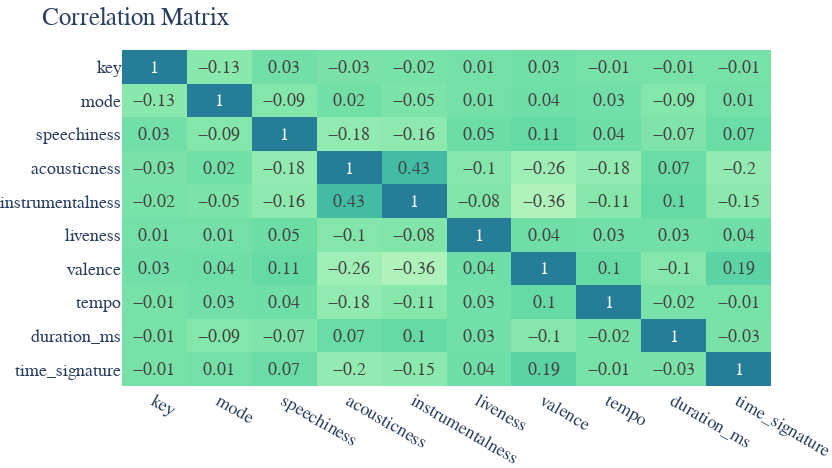

Notebook code cell kept with this figure:
### Code cell
# df = pd.read_csv("zscore_normalised_trackdata.csv")
# df1 = df.iloc[:,3:].drop('id', axis = 1)

# df = pd.read_csv("outlier_removal/automated_zscore_normalised_trackdata.csv")
df = pd.read_csv("outlier_removal/automated_collinearity_removed.csv")
df1 = df.iloc[:,3:]

print(df1)
features = df1.iloc[:,:-1]

corrvals = features.corr().round(2)
import seaborn as sn
fig=px.imshow(corrvals,text_auto=True, aspect="Auto",title="Correlation Matrix", width=832, height=468, template='plotly_white',
              color_continuous_scale="tealgrn", labels=dict(color="Correlation"))
fig.update_layout(font=dict(size=18, family="Comic Sans"), coloraxis_showscale=False, autosize=False, margin=dict(l=0, r=10, t=50, b=0))
fig.update(layout_showlegend=False)
fig.show()

# fig.write_html("Graphs/CorrelationMatrix_new_zscore.html")

fig.write_html("Graphs/CorrelationMatrix_new_zscore_removed.html")

### Figure 1 — Plotly figure (JSON) as saved in the notebook; plotly's stock layout.template omitted (floating-point values rounded to 4 significant figures)
{"data": [{"coloraxis": "coloraxis", "hovertemplate": "x: %{x}<br>y: %{y}<br>Correlation: %{z}<extra></extra>", "name": "0", "texttemplate": "%{z}", "type": "heatmap", "x": ["key", "mode", "speechiness", "acousticness", "instrumentalness", "liveness", "valence", "tempo", "duration_ms", "time_signature"], "xaxis": "x", "y": ["key", "mode", "speechiness", "acousticness", "instrumentalness", "liveness", "valence", "tempo", "duration_ms", "time_signature"], "yaxis": "y", "z": [[1, -0.13, 0.03, -0.03, -0.02, 0.01, 0.03, -0.01, -0.01, -0.01], [-0.13, 1, -0.09, 0.02, -0.05, 0.01, 0.04, 0.03, -0.09, 0.01], [0.03, -0.09, 1, -0.18, -0.16, 0.05, 0.11, 0.04, -0.07, 0.07], [-0.03, 0.02, -0.18, 1, 0.43, -0.1, -0.26, -0.18, 0.07, -0.2], [-0.02, -0.05, -0.16, 0.43, 1, -0.08, -0.36, -0.11, 0.1, -0.15], [0.01, 0.01, 0.05, -0.1, -0.08, 1, 0.04, 0.03, 0.03, 0.04], [0.03, 0.04, 0.11, -0.26, -0.36, 0.04, 1, 0.1, -0.1, 0.19], [-0.01, 0.03, 0.04, -0.18, -0.11, 0.03, 0.1, 1, -0.02, -0.01], [-0.01, -0.09, -0.07, 0.07, 0.1, 0.03, -0.1, -0.02, 1, -0.03], [-0.01, 0.01, 0.07, -0.2, -0.15, 0.04, 0.19, -0.01, -0.03, 1]]}], "layout": {"autosize": false, "coloraxis": {"colorbar": {"title": {"text": "Correlation"}}, "colorscale": [[0, "rgb(176, 242, 188)"], [0.1667, "rgb(137, 232, 172)"], [0.3333, "rgb(103, 219, 165)"], [0.5, "rgb(76, 200, 163)"], [0.6667, "rgb(56, 178, 163)"], [0.8333, "rgb(44, 152, 160)"], [1, "rgb(37, 125, 152)"]], "showscale": false}, "font": {"family": "Comic Sans", "size": 18}, "height": 468, "margin": {"b": 0, "l": 0, "r": 10, "t": 50}, "showlegend": false, "title": {"text": "Correlation Matrix"}, "width": 832, "xaxis": {"anchor": "y", "domain": [0, 1]}, "yaxis": {"anchor": "x", "autorange": "reversed", "domain": [0, 1]}}}
